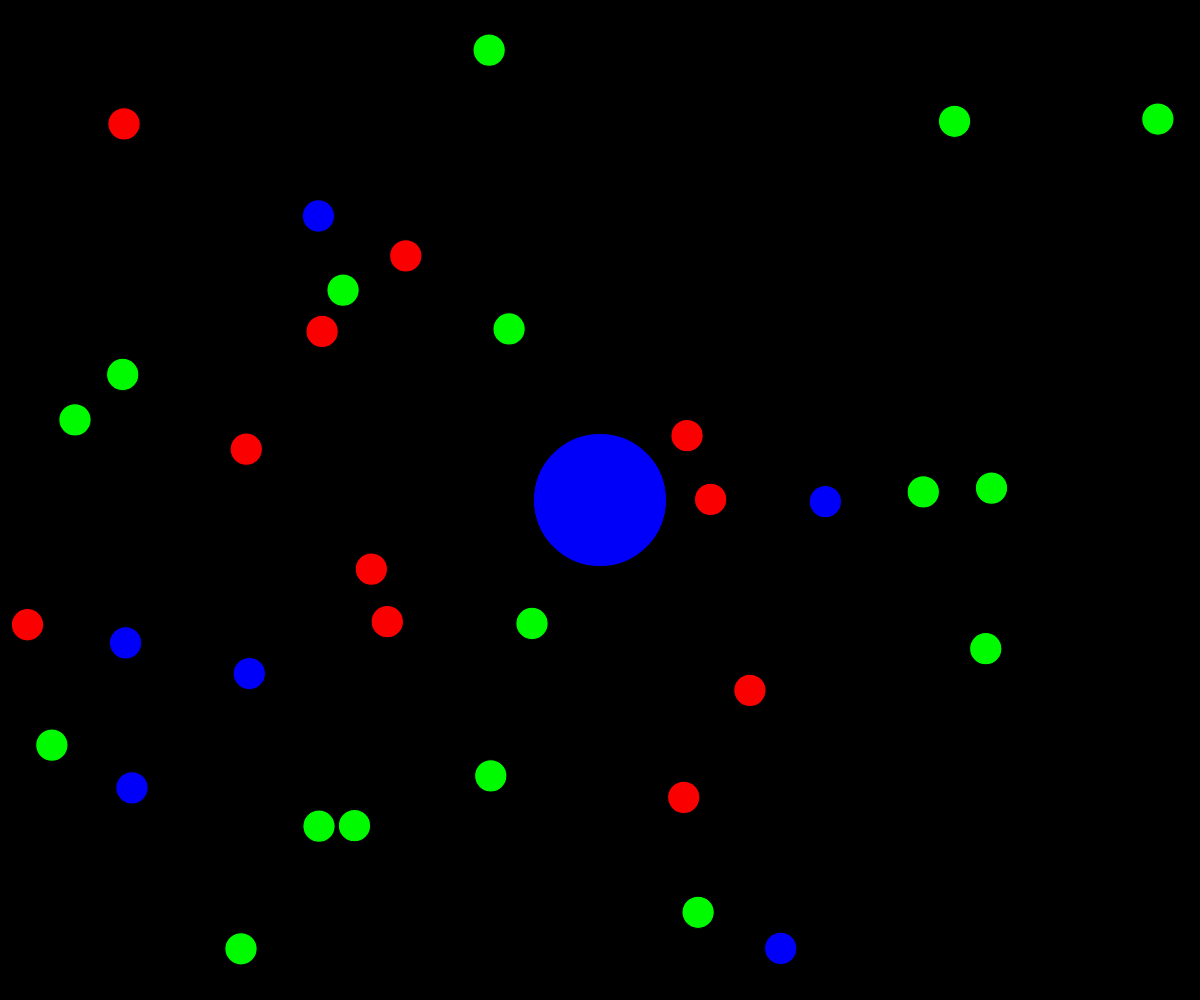
Frame 1 (no input)
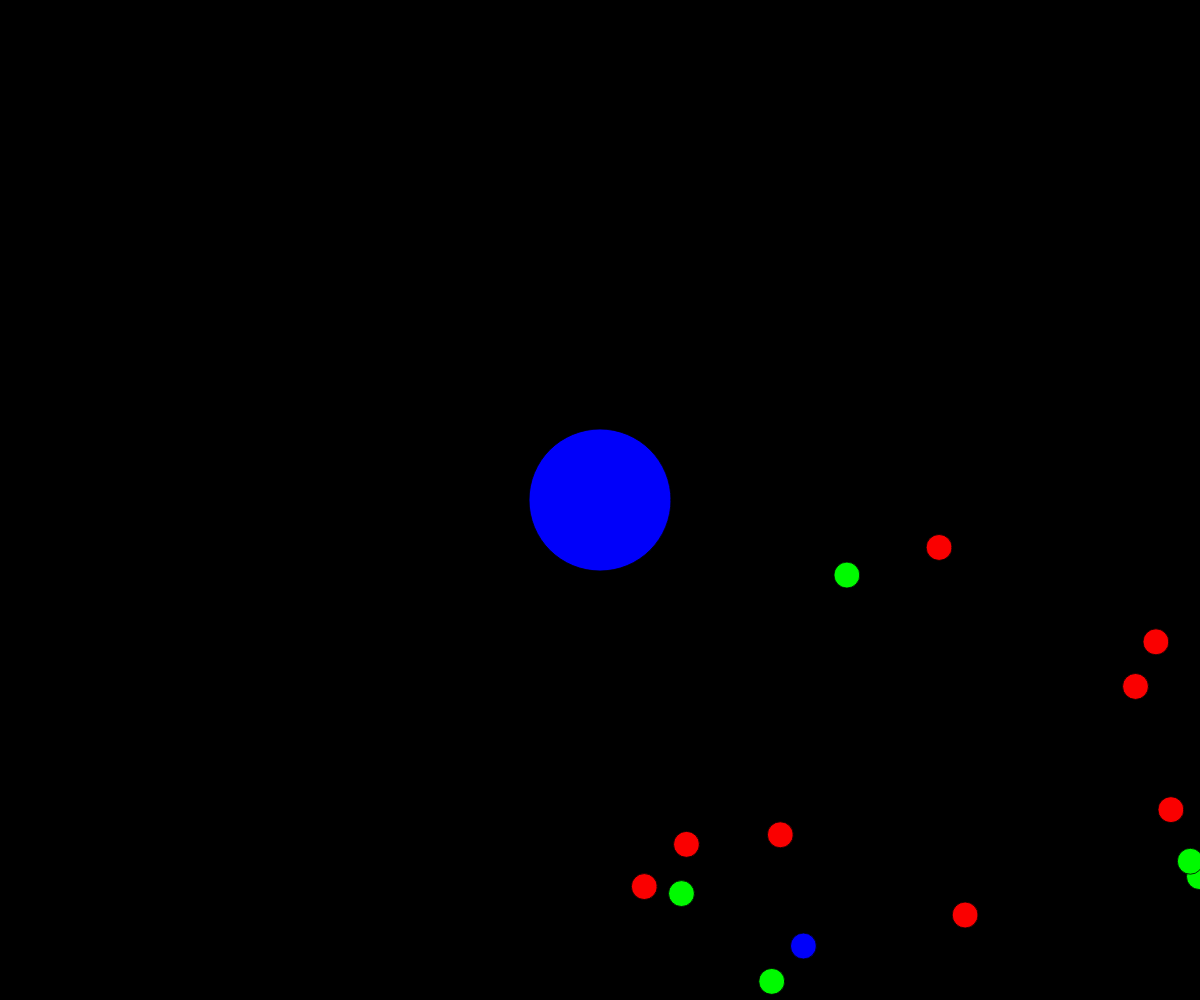
Frame 60 (no input)
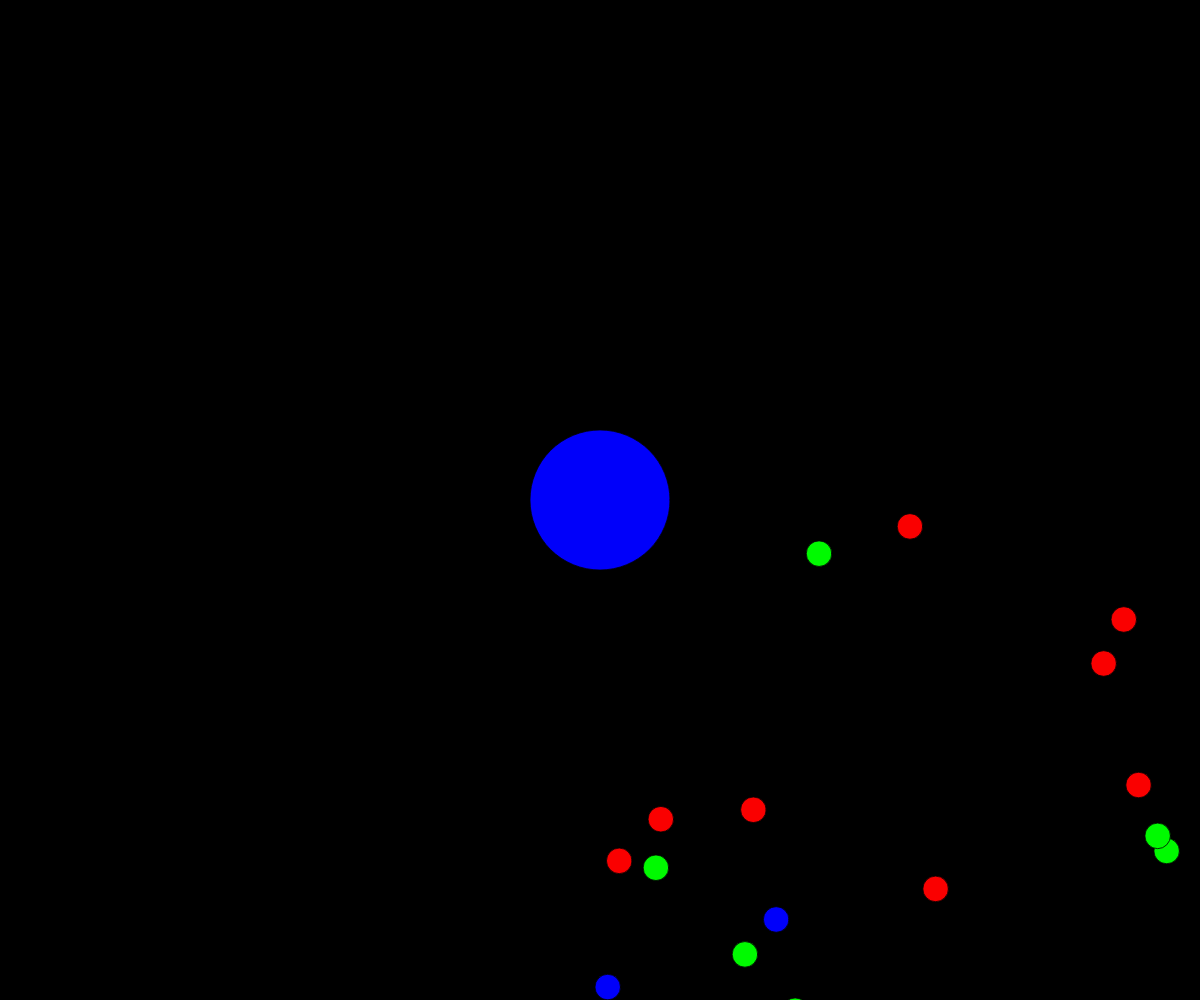
Frame 120 (the mouse pressed at the canvas centre since frame 60)

The p5.js sketch that drew these frames (run headless with seeded random() and noise() and a simulated clock; from frame 60 on, the mouse is pressed at the canvas centre):

// p5.js sketch
// ── sketch.js
//Nicholas Huaman
var blob;
var blueblobs = [];
var redblobs = [];
var greenblobs = [];
var zoom = 1;
var gainedMass=false;
var lostMass=false;


function setup() {
  var canvas=createCanvas(window.innerWidth, window.innerHeight);
  blob = new Blob(64);
  for (var i = 0; i < 3000; i++) {
    var x = random(-width,width*15);
    var y = random(-height,height*15);
    var x1 = random(-width,width*15);
    var y1 = random(-height,height*15);
    var x2 = random(-width,width*15);
    var y2 = random(-height,height*15);
    blueblobs[i] = new blueBlob(x, y, 16);
    redblobs[i] = new redBlob(x1, y1, 16);
    greenblobs[i] = new greenBlob(x2, y2, 16);
  }
}

function draw() {
  background(0);

  translate(width/2, height/2);
  var newzoom = 70 / blob.r;
  zoom = lerp(zoom, newzoom, 0.1);
  scale(zoom);
  translate(-blob.pos.x, -blob.pos.y);
  

  for (var i = blueblobs.length-1; i >=0; i--) {
    blueblobs[i].show();
    if (blob.eats(blueblobs[i])) {
      blueblobs.splice(i, 1);
    }
  }
  for (var i = redblobs.length-1; i >=0; i--) {
    redblobs[i].show();
    if (blob.eats(redblobs[i])) {
      redblobs.splice(i, 1);
    }
  }
  for (var i = greenblobs.length-1; i >=0; i--) {
    greenblobs[i].show();
    if (blob.eats(greenblobs[i])) {
      greenblobs.splice(i, 1);
    }
  }

    if (gainedMass===true){
        blob.gain();
    }
    if (lostMass===true){
        blob.lose();
    }

  blob.show();
  blob.constrain();
  blob.update();

}
function keyPressed(){
    if (key = ' '){
        //blob.splitBall();
    }
    if (keyCode === HuamanKey_M){
        gainedMass=true;
        lostMass=false;
        blob.r++;blob.r++;blob.r++;blob.r++;blob.r++;blob.r++;blob.r++;blob.r++;blob.r++;blob.r++;blob.r++;blob.r++;blob.r++;blob.r++;blob.r++;blob.r++;
        setTimeout(function(){gainedMass=false;},1000);
    }
    if (keyCode === HuamanKey_B){
        gainedMass=true;
        lostMass=false;
        blob.r=blob.r+1000;
        setTimeout(function(){gainedMass=false;},1000);
    }
    if (keyCode === HuamanKey_V){
        gainedMass=true;
        lostMass=false;
        blob.r=blob.r-1000;
        setTimeout(function(){gainedMass=false;},1000);
    }
    if (keyCode === HuamanKey_N){
        if(blob.r >+ 64){
            lostMass=true;
            gainedMass=false;
            blob.r--;blob.r--;blob.r--;blob.r--;blob.r--;blob.r--;blob.r--;blob.r--;blob.r--;blob.r--;blob.r--;blob.r--;blob.r--;blob.r--;blob.r--;blob.r--;
            setTimeout(function(){lostMass=false;},1000);
        }
    }
}
// ── blob.js
// Nicholas Huaman
function Blob(r) {
    var x=0;
    var y=0;
  this.pos = createVector(x, y);
  this.r = r;
  this.vel = createVector(0,0);

  this.update = function() {
    var newvel = createVector(mouseX-width/2, mouseY-height/2);
    newvel.div(10);
    newvel.limit(40);
    this.vel.lerp(newvel, 0.1);
    this.pos.add(this.vel);
  };
  this.speed = function(speed) {
    var newvel = createVector(mouseX-width/2, mouseY-height/2);
    newvel.setMag(speed);
    this.vel.lerp(newvel, 0.2);
    this.pos.add(this.vel);
  }
  
  this.constrain = function(){
      blob.pos.x = constrain(blob.pos.x,-width,width*10);
      blob.pos.y = constrain(blob.pos.y,-height,height*10);
  };

  this.eats = function(other) {
    var d = p5.Vector.dist(this.pos, other.pos);
    if (d < this.r + other.r) {
      var sum = PI * this.r * this.r + PI * other.r * other.r;
      this.r = sqrt(sum / PI);
      //this.r += other.r;
      return true;
    } else {
      return false;
    }
  }

    this.gain = function(){
        var ctx = canvas.getContext("2d");
        ctx.font = blob.r/2+"px Arial";
        ctx.fillText("You gained mass!",blob.pos.x-blob.r-blob.r/2,blob.pos.y-blob.r-blob.r/2);
    };
    this.lose = function(){
        var ctx = canvas.getContext("2d");
        ctx.font = blob.r/2+"px Arial";
        fill(300,0,0)
        ctx.fillText("You lost mass!",blob.pos.x-blob.r-blob.r/2,blob.pos.y-blob.r-blob.r/2);
    };

  this.show = function() {
    fill(0,0,250);
    ellipse(this.pos.x, this.pos.y, this.r*2, this.r*2);
  }
}
function blueBlob(x,y,r) {
  this.pos = createVector(x, y);
  this.r = r;
  this.vel = createVector(0,0);

  this.update = function(addslowly) {
    var newvel = createVector(mouseX-width/2, mouseY-height/2);
    newvel.setMag(addslowly);
    this.vel.lerp(newvel, 0.2);
    this.pos.add(this.vel);
  }
  this.speed = function(speed) {
    var newvel = createVector(mouseX-width/2, mouseY-height/2);
    newvel.setMag(speed);
    this.vel.lerp(newvel, 0.2);
    this.pos.add(this.vel);
  }

  this.eats = function(other) {
    var d = p5.Vector.dist(this.pos, other.pos);
    if (d < this.r + other.r) {
      var sum = PI * this.r * this.r + PI * other.r * other.r;
      this.r = sqrt(sum / PI);
      //this.r += other.r;
      return true;
    } else {
      return false;
    }
  }

  this.show = function() {
    fill(0,0,250);
    ellipse(this.pos.x, this.pos.y, this.r*2, this.r*2);
  }
}
function redBlob(x,y,r) {
  this.pos = createVector(x, y);
  this.r = r;
  this.vel = createVector(0,0);

  this.update = function(addslowly) {
    var newvel = createVector(mouseX-width/2, mouseY-height/2);
    newvel.setMag(addslowly);
    this.vel.lerp(newvel, 0.2);
    this.pos.add(this.vel);
  }
  this.speed = function(speed) {
    var newvel = createVector(mouseX-width/2, mouseY-height/2);
    newvel.setMag(speed);
    this.vel.lerp(newvel, 0.2);
    this.pos.add(this.vel);
  }

  this.eats = function(other) {
    var d = p5.Vector.dist(this.pos, other.pos);
    if (d < this.r + other.r) {
      var sum = PI * this.r * this.r + PI * other.r * other.r;
      this.r = sqrt(sum / PI);
      //this.r += other.r;
      return true;
    } else {
      return false;
    }
  }

  this.show = function() {
    fill(250,0,0);
    ellipse(this.pos.x, this.pos.y, this.r*2, this.r*2);
  }
}
function greenBlob(x,y,r) {
  this.pos = createVector(x, y);
  this.r = r;
  this.vel = createVector(0,0);

  this.update = function(addslowly) {
    var newvel = createVector(mouseX-width/2, mouseY-height/2);
    newvel.setMag(addslowly);
    this.vel.lerp(newvel, 0.2);
    this.pos.add(this.vel);
  }
  this.speed = function(speed) {
    var newvel = createVector(mouseX-width/2, mouseY-height/2);
    newvel.setMag(speed);
    this.vel.lerp(newvel, 0.2);
    this.pos.add(this.vel);
  }

  this.eats = function(other) {
    var d = p5.Vector.dist(this.pos, other.pos);
    if (d < this.r + other.r) {
      var sum = PI * this.r * this.r + PI * other.r * other.r;
      this.r = sqrt(sum / PI);
      //this.r += other.r;
      return true;
    } else {
      return false;
    }
  }

  this.show = function() {
    fill(0,250,0);
    ellipse(this.pos.x, this.pos.y, this.r*2, this.r*2);
  }
}
